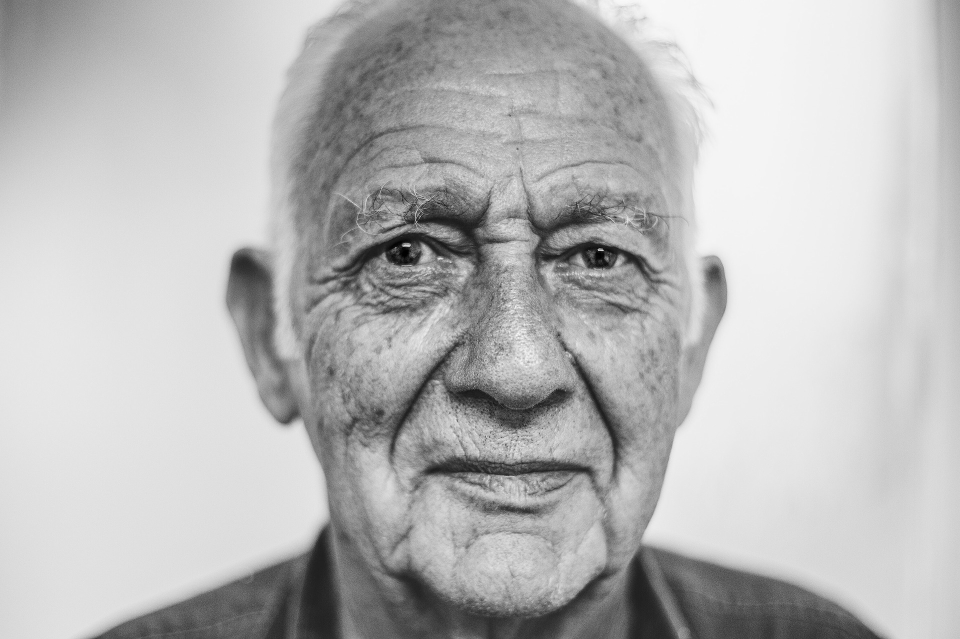
#> input picture week3/data/images/wrinkle2.jpg, 1920 x 1278 px (shown at 1/2 size)
$ jupyter execute --allow-errors Aging-Filter.ipynb   (shell and % lines are left out)
#> lines starting #> are read from the running program, lines starting #| are printed output that depends on the picture
# <font style = "color:rgb(50,120,229)">SnapChat Filters : Aging</font>

# <font style = "color:rgb(50,120,229)">Introduction</font>

Back in 2012, three apps were released on the Apple App Store - Fatify, Baldify and Oldify. While the results looked decent and the apps were great for fun and giggles, I wondered who would buy the app. Turns out millions of people did and the apps made millions of dollars!

In this lecture, we will learn how to apply an aging filter to a face. Based on what we have learned so far, you have all the knowledge needed to write an aging filter.

> <font style="font-family:Poiret one" size = "+2">So, I want you to pause for 15 minutes and write down how you would go about building an aging filter.</font>

## <font style = "color:rgb(50,120,229)">The Core Idea</font>

Before we design a filter, let’s first think of the various ways age affects the appearance of the face.

<center><a href="https://www.learnopencv.com/wp-content/uploads/2018/01/opcv4face-w5-m5-agingImage.png"></a></center>

1. **Wrinkles:** The most prominent change is perhaps the appearance of wrinkles on the face.

2. **Spots:** It is very common for brown and black spots to show up on parts of the skin that is exposed to the sun. These spots are called Liver spots even though they have nothing to do with the Liver.

3. **Paler appearance:** The skin actually appears pale and translucent.

4. **Lower elasticity:** The skin loses elasticity and sags.

If we think like a scientist, we will try to reproduce each of these effects on a facial photo. But this is a course for engineers. We will use shortcuts whenever we can!

A frontal facial photograph of an old person, shown above, exhibits a lot of features related to aging. Can we borrow those features and apply it to our image? Yes, and that is the core idea.

First, we will warp the wrinkle image to the coordinates of the input images and then perform seamless cloning with MIXED_CLONE option.

We will go over the steps in the code section. However, there are a few things worth discussing before we dive into the code.

### <font style = "color:rgb(50,120,229)">How to Estimate Forehead Points</font>

We know that Dlib’s landmark detector does not produce any points on the forehead. For aging application it is very important to have some points on the forehead because forehead wrinkles are important for showing aging.

There are a few different ways of estimating forehead points.

1. Train a new landmark detector with points on the forehead.

2. Estimate the forehead points based on the current landmark points.

Of the two above two methods, the first one is no doubt more elegant, but it requires a large data collection effort. If you were building a commercial application, this may be the right path to take.
<center><a href="https://www.learnopencv.com/wp-content/uploads/2018/01/opcv4face-w5-m5-landmarkPoints.png"></a></center>
There are a few different ways of using option 2. One can train a linear regressor, that takes as input the current landmark points and outputs the forehead points. To train the linear regressor we need to manually mark forehead landmarks on a few hundred images.

The final option is to come up with a heuristic that works fine for the application. We guesstimate four forehead points. See figure on the left.

For each one of them we pick a point on the lower eyelid and another point on the eyebrow and extend the line by a fixed amount to land at our estimate of the forehead point.

### <font style = "color:rgb(50,120,229)">How to Generate a Mask from Points</font>

Given a set of points on a polygon, we know we can create a mask using fillPoly or fillConvexPoly in OpenCV.

Facial landmarks do not form a polygon. To find a face mask, we need to find a Convex Hull of all points.

### <font style = "color:rgb(50,120,229)">What is a Convex hull?</font>
<center><a href="https://www.learnopencv.com/wp-content/uploads/2018/01/opcv4face-w5-m5-convexHull.png"></a></center>

&nbsp;
The image on the left shows a few red points. The blue line is the Convex Hull. The convex hull of has two important properties

1. It is a **convex polygon.** This means that all internal angles are less than 180 degrees. The outer boundary has no concavities.

2. It is a **hull**. The word hull is used in many contexts and almost everywhere it refers to the outer covering of something. In this case, the hull refers to the outer boundary of the points. All the points are either inside or on the hull.

In OpenCV, you can use the function `convexHull` to find the convexHull.

In the code below, we use the convex hull to find a mask for the face to perform seamless cloning.

### <font style = "color:rgb(8,133,37)">Aging Filter Code and Tutorial</font>

Sometimes, it is easy to assume we know something but the devil is in the code! Let’s dive in and explore.

[cell 1]
import sys, cv2, dlib, time
import numpy as np
import faceBlendCommon as fbc
import matplotlib.pyplot as plt
from dataPath import DATA_PATH

[cell 2]
import matplotlib
matplotlib.rcParams['figure.figsize'] = (6.0,6.0)
matplotlib.rcParams['image.cmap'] = 'gray'
matplotlib.rcParams['image.interpolation'] = 'bilinear'

First, let's write some functions for alpha blending, image desaturation, etc.

[cell 3]
# [10 lines left out: function alphaBlend, not called in this run]

[cell 4]
# Desaturate image
# [12 lines left out: function desaturateImage, not called in this run]

[cell 5]
# [6 lines left out: function removePolygonFromMask, not called in this run]

[cell 6]
# [9 lines left out: function appendForeheadPoints, not called in this run]

[cell 7]
# [29 lines left out: function getFaceMask, not called in this run]

Load face detector and facial landmark detector

[cell 8]
modelPath = DATA_PATH + "models/shape_predictor_68_face_landmarks.dat"

# initialize face detector
#> (the rest of this cell did not finish here and is left out)

Read wrinkle image (`img1`) and input image (`img2`). The wrinkles will be applied to the input image.

[cell 9]
# File to copy wrinkles from
filename1 = DATA_PATH + "images/wrinkle2.jpg"

# File to apply aging
filename2 = DATA_PATH + "images/ted_cruz.jpg"

t = time.time()

# Read images
img1 = cv2.imread(filename1)
#> img1 is the input picture: shape (1278, 1920, 3); min 0, max 255, mean 184.1
img2 = cv2.imread(filename2)
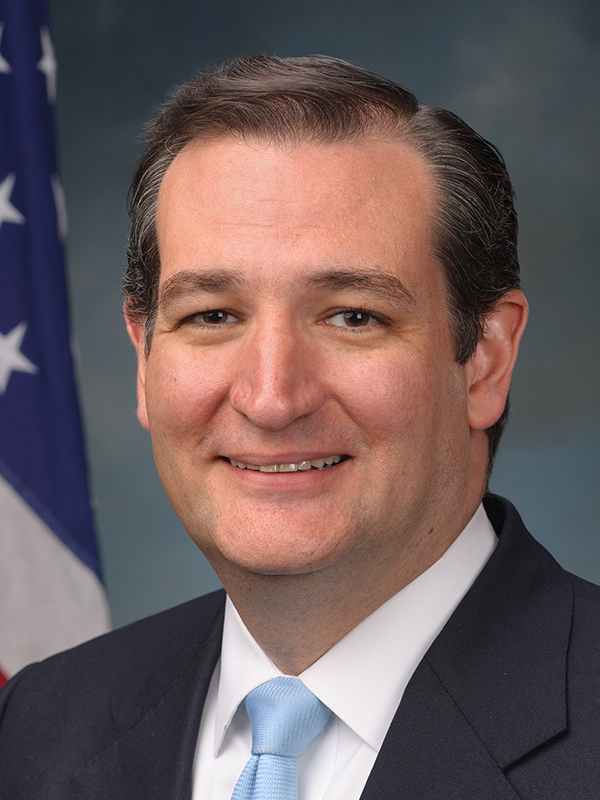
#> input picture week3/data/images/ted_cruz.jpg, 600 x 800 px
#> img2 is the input picture: shape (800, 600, 3); mean B, G, R 92.8, 92, 108.1

[cell 10]
plt.figure(figsize=(20,20))

plt.subplot(121)
plt.imshow(img1[:,:,::-1])
plt.title("Wrinkle Image (img1)")
ax = plt.axis('off')

plt.subplot(122)
plt.imshow(img2[:,:,::-1])
plt.title("Input Image (img2)")
ax = plt.axis('off')

plt.show()
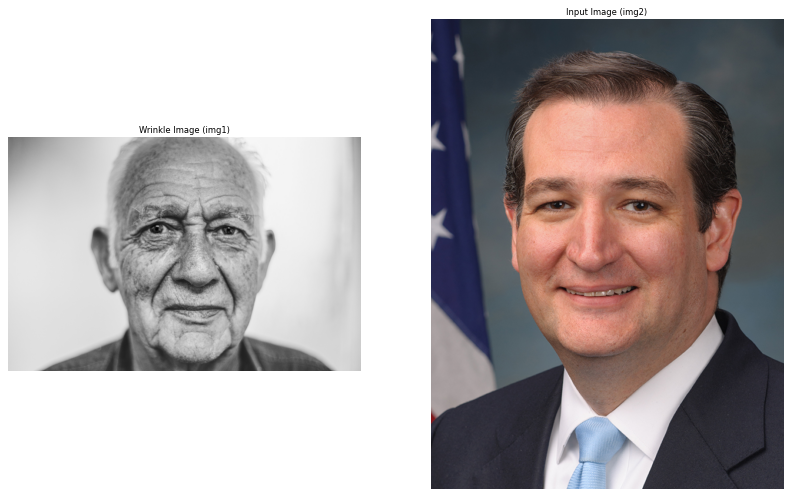
#> figure drawn by matplotlib, 2 panels

Find landmarks and guesstimate forehead points

#> (a cell that did not finish here is left out)

[cell 12]
# Find Delaunay Triangulation
sizeImg1 = img1.shape
#> sizeImg1 = (1278, 1920, 3)
rect = (0, 0, sizeImg1[1], sizeImg1[0])
#> rect = (0, 0, 1920, 1278)
#> (the rest of this cell did not finish here and is left out)

Warp the wrinkle image to the input image one triangle at a time.

[cell 13]
# Convert image for warping
img1 = np.float32(img1)/255.0
img2 = np.float32(img2)/255.0

# Warp wrinkle image to face image
img1Warped = np.copy(img2)
#> (the rest of this cell did not finish here and is left out)
